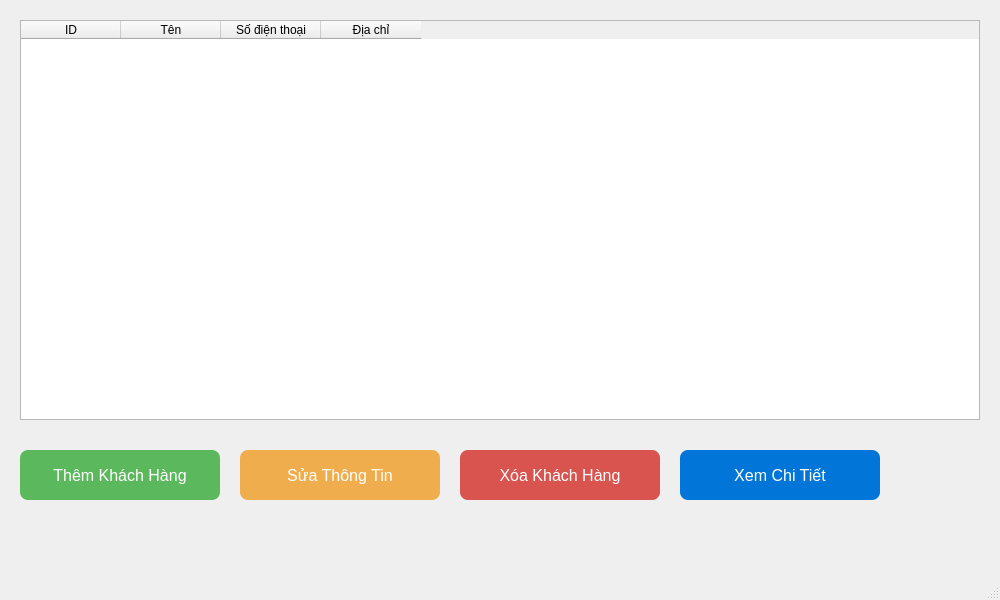
<?xml version="1.0" encoding="UTF-8"?>
<ui version="4.0">
 <class>MainWindow</class>
 <widget class="QMainWindow" name="MainWindow">
  <property name="geometry">
   <rect>
    <x>0</x>
    <y>0</y>
    <width>1000</width>
    <height>600</height>
   </rect>
  </property>
  <property name="windowTitle">
   <string>Quản Lý Khách Hàng</string>
  </property>
  <widget class="QWidget" name="centralwidget">
   <widget class="QTableWidget" name="tblCustomers">
    <property name="geometry">
     <rect>
      <x>20</x>
      <y>20</y>
      <width>960</width>
      <height>400</height>
     </rect>
    </property>
    <property name="rowCount">
     <number>0</number>
    </property>
    <property name="columnCount">
     <number>4</number>
    </property>
    <column>
     <property name="text">
      <string>ID</string>
     </property>
    </column>
    <column>
     <property name="text">
      <string>Tên</string>
     </property>
    </column>
    <column>
     <property name="text">
      <string>Số điện thoại</string>
     </property>
    </column>
    <column>
     <property name="text">
      <string>Địa chỉ</string>
     </property>
    </column>
   </widget>
   <widget class="QPushButton" name="btnAdd">
    <property name="geometry">
     <rect>
      <x>20</x>
      <y>450</y>
      <width>200</width>
      <height>50</height>
     </rect>
    </property>
    <property name="styleSheet">
     <string notr="true">
         QPushButton {
             background-color: #5cb85c;
             color: white;
             font-size: 16px;
             border-radius: 8px;
         }
         QPushButton:hover {
             background-color: #4cae4c;
         }
     </string>
    </property>
    <property name="text">
     <string>Thêm Khách Hàng</string>
    </property>
   </widget>
   <widget class="QPushButton" name="btnEdit">
    <property name="geometry">
     <rect>
      <x>240</x>
      <y>450</y>
      <width>200</width>
      <height>50</height>
     </rect>
    </property>
    <property name="styleSheet">
     <string notr="true">
         QPushButton {
             background-color: #f0ad4e;
             color: white;
             font-size: 16px;
             border-radius: 8px;
         }
         QPushButton:hover {
             background-color: #ec971f;
         }
     </string>
    </property>
    <property name="text">
     <string>Sửa Thông Tin</string>
    </property>
   </widget>
   <widget class="QPushButton" name="btnDelete">
    <property name="geometry">
     <rect>
      <x>460</x>
      <y>450</y>
      <width>200</width>
      <height>50</height>
     </rect>
    </property>
    <property name="styleSheet">
     <string notr="true">
         QPushButton {
             background-color: #d9534f;
             color: white;
             font-size: 16px;
             border-radius: 8px;
         }
         QPushButton:hover {
             background-color: #c9302c;
         }
     </string>
    </property>
    <property name="text">
     <string>Xóa Khách Hàng</string>
    </property>
   </widget>
   <widget class="QPushButton" name="btnView">
    <property name="geometry">
     <rect>
      <x>680</x>
      <y>450</y>
      <width>200</width>
      <height>50</height>
     </rect>
    </property>
    <property name="styleSheet">
     <string notr="true">
         QPushButton {
             background-color: #0275d8;
             color: white;
             font-size: 16px;
             border-radius: 8px;
         }
         QPushButton:hover {
             background-color: #025aa5;
         }
     </string>
    </property>
    <property name="text">
     <string>Xem Chi Tiết</string>
    </property>
   </widget>
  </widget>
  <widget class="QMenuBar" name="menubar">
   <property name="geometry">
    <rect>
     <x>0</x>
     <y>0</y>
     <width>1000</width>
     <height>26</height>
    </rect>
   </property>
  </widget>
  <widget class="QStatusBar" name="statusbar"/>
 </widget>
 <resources/>
 <connections/>
</ui>
